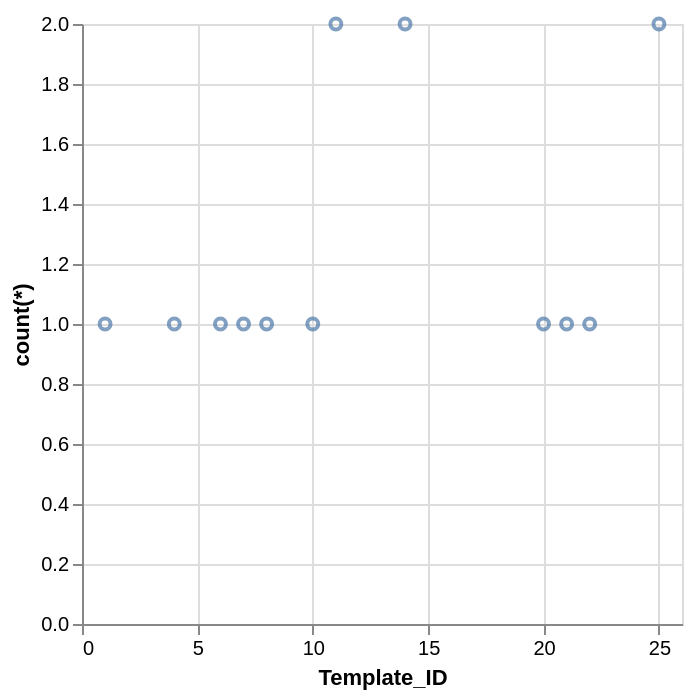

This figure's Vega-Lite source:
### Vega-Lite specification from a JSON file in a GitHub repository (floating-point values rounded to 4 significant figures)
{"data": {"values": [{"x_data": 1, "y_data": 1}, {"x_data": 4, "y_data": 1}, {"x_data": 6, "y_data": 1}, {"x_data": 7, "y_data": 1}, {"x_data": 8, "y_data": 1}, {"x_data": 10, "y_data": 1}, {"x_data": 11, "y_data": 2}, {"x_data": 14, "y_data": 2}, {"x_data": 20, "y_data": 1}, {"x_data": 21, "y_data": 1}, {"x_data": 22, "y_data": 1}, {"x_data": 25, "y_data": 2}]}, "mark": "point", "encoding": {"x": {"field": "x_data", "type": "quantitative", "title": "Template_ID"}, "y": {"field": "y_data", "type": "quantitative", "title": "count(*)"}}}
